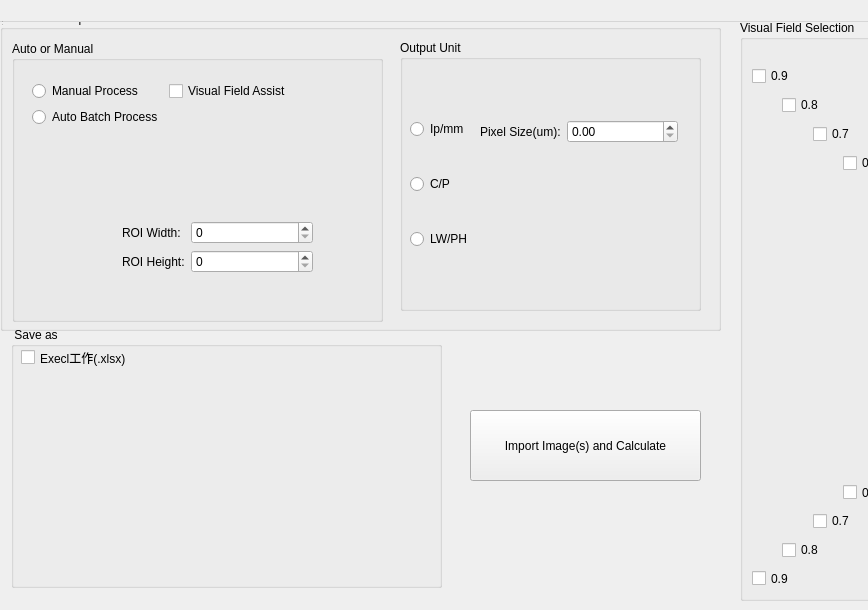
<?xml version="1.0" encoding="UTF-8"?>
<ui version="4.0">
 <class>DanLeiMTFCalc</class>
 <widget class="QWidget" name="DanLeiMTFCalc">
  <property name="geometry">
   <rect>
    <x>0</x>
    <y>0</y>
    <width>868</width>
    <height>610</height>
   </rect>
  </property>
  <property name="windowTitle">
   <string>Form</string>
  </property>
  <widget class="QWidget" name="centralwidget" native="true">
   <property name="geometry">
    <rect>
     <x>0</x>
     <y>0</y>
     <width>1361</width>
     <height>611</height>
    </rect>
   </property>
   <widget class="QGroupBox" name="groupBox">
    <property name="geometry">
     <rect>
      <x>0</x>
      <y>10</y>
      <width>721</width>
      <height>321</height>
     </rect>
    </property>
    <property name="title">
     <string>Pre-Process Options</string>
    </property>
    <widget class="QGroupBox" name="groupBox_2">
     <property name="geometry">
      <rect>
       <x>12</x>
       <y>31</y>
       <width>371</width>
       <height>281</height>
      </rect>
     </property>
     <property name="title">
      <string>Auto or Manual</string>
     </property>
     <widget class="QWidget" name="formLayoutWidget">
      <property name="geometry">
       <rect>
        <x>20</x>
        <y>40</y>
        <width>330</width>
        <height>111</height>
       </rect>
      </property>
      <layout class="QFormLayout" name="formLayout">
       <item row="0" column="0">
        <widget class="QRadioButton" name="isManualRB">
         <property name="text">
          <string>Manual Process</string>
         </property>
        </widget>
       </item>
       <item row="0" column="1">
        <widget class="QCheckBox" name="visualFieldAssistCB">
         <property name="text">
          <string>Visual Field Assist</string>
         </property>
        </widget>
       </item>
       <item row="1" column="0">
        <widget class="QRadioButton" name="isAutoRB">
         <property name="text">
          <string>Auto Batch Process</string>
         </property>
        </widget>
       </item>
      </layout>
     </widget>
     <widget class="QWidget" name="formLayoutWidget_2">
      <property name="geometry">
       <rect>
        <x>110</x>
        <y>180</y>
        <width>191</width>
        <height>71</height>
       </rect>
      </property>
      <layout class="QFormLayout" name="formLayout_2">
       <item row="0" column="0">
        <widget class="QLabel" name="label">
         <property name="text">
          <string>ROI Width:</string>
         </property>
        </widget>
       </item>
       <item row="1" column="0">
        <widget class="QLabel" name="label_2">
         <property name="text">
          <string>ROI Height:</string>
         </property>
        </widget>
       </item>
       <item row="0" column="1">
        <widget class="QSpinBox" name="ROIWSB"/>
       </item>
       <item row="1" column="1">
        <widget class="QSpinBox" name="ROIHSB"/>
       </item>
      </layout>
     </widget>
    </widget>
    <widget class="QGroupBox" name="groupBox_3">
     <property name="geometry">
      <rect>
       <x>400</x>
       <y>30</y>
       <width>301</width>
       <height>271</height>
      </rect>
     </property>
     <property name="title">
      <string>Output Unit</string>
     </property>
     <widget class="QWidget" name="verticalLayoutWidget">
      <property name="geometry">
       <rect>
        <x>10</x>
        <y>50</y>
        <width>79</width>
        <height>191</height>
       </rect>
      </property>
      <layout class="QVBoxLayout" name="verticalLayout">
       <item>
        <widget class="QRadioButton" name="ipOrMmRB">
         <property name="text">
          <string>Ip/mm</string>
         </property>
        </widget>
       </item>
       <item>
        <widget class="QRadioButton" name="CorPRB">
         <property name="text">
          <string>C/P</string>
         </property>
        </widget>
       </item>
       <item>
        <widget class="QRadioButton" name="LWOrPHRB">
         <property name="text">
          <string>LW/PH</string>
         </property>
        </widget>
       </item>
      </layout>
     </widget>
     <widget class="QWidget" name="formLayoutWidget_3">
      <property name="geometry">
       <rect>
        <x>80</x>
        <y>80</y>
        <width>198</width>
        <height>41</height>
       </rect>
      </property>
      <layout class="QFormLayout" name="formLayout_3">
       <item row="0" column="0">
        <widget class="QLabel" name="pixelSizeLB">
         <property name="text">
          <string>Pixel Size(um):</string>
         </property>
        </widget>
       </item>
       <item row="0" column="1">
        <widget class="QDoubleSpinBox" name="pixelSizeDB"/>
       </item>
      </layout>
     </widget>
    </widget>
   </widget>
   <widget class="QGroupBox" name="groupBox_4">
    <property name="geometry">
     <rect>
      <x>740</x>
      <y>20</y>
      <width>621</width>
      <height>581</height>
     </rect>
    </property>
    <property name="minimumSize">
     <size>
      <width>400</width>
      <height>500</height>
     </size>
    </property>
    <property name="title">
     <string>Visual Field Selection</string>
    </property>
    <widget class="QCheckBox" name="nw9CB">
     <property name="geometry">
      <rect>
       <x>12</x>
       <y>44</y>
       <width>49</width>
       <height>24</height>
      </rect>
     </property>
     <property name="text">
      <string>0.9</string>
     </property>
    </widget>
    <widget class="QCheckBox" name="ne9CB">
     <property name="geometry">
      <rect>
       <x>560</x>
       <y>31</y>
       <width>49</width>
       <height>22</height>
      </rect>
     </property>
     <property name="text">
      <string>0.9</string>
     </property>
    </widget>
    <widget class="QCheckBox" name="nw8CB">
     <property name="geometry">
      <rect>
       <x>42</x>
       <y>73</y>
       <width>49</width>
       <height>24</height>
      </rect>
     </property>
     <property name="text">
      <string>0.8</string>
     </property>
    </widget>
    <widget class="QCheckBox" name="ne8CB">
     <property name="geometry">
      <rect>
       <x>530</x>
       <y>60</y>
       <width>79</width>
       <height>22</height>
      </rect>
     </property>
     <property name="text">
      <string>0.8</string>
     </property>
    </widget>
    <widget class="QCheckBox" name="nw7CB">
     <property name="geometry">
      <rect>
       <x>73</x>
       <y>102</y>
       <width>49</width>
       <height>24</height>
      </rect>
     </property>
     <property name="text">
      <string>0.7</string>
     </property>
    </widget>
    <widget class="QCheckBox" name="ne7CB">
     <property name="geometry">
      <rect>
       <x>499</x>
       <y>89</y>
       <width>54</width>
       <height>22</height>
      </rect>
     </property>
     <property name="text">
      <string>0.7</string>
     </property>
    </widget>
    <widget class="QCheckBox" name="nw6CB">
     <property name="geometry">
      <rect>
       <x>103</x>
       <y>131</y>
       <width>49</width>
       <height>24</height>
      </rect>
     </property>
     <property name="text">
      <string>0.6</string>
     </property>
    </widget>
    <widget class="QCheckBox" name="ne6CB">
     <property name="geometry">
      <rect>
       <x>469</x>
       <y>118</y>
       <width>54</width>
       <height>21</height>
      </rect>
     </property>
     <property name="text">
      <string>0.6</string>
     </property>
    </widget>
    <widget class="QCheckBox" name="nw5CB">
     <property name="geometry">
      <rect>
       <x>134</x>
       <y>159</y>
       <width>49</width>
       <height>24</height>
      </rect>
     </property>
     <property name="text">
      <string>0.5</string>
     </property>
    </widget>
    <widget class="QCheckBox" name="ne5CB">
     <property name="geometry">
      <rect>
       <x>438</x>
       <y>146</y>
       <width>54</width>
       <height>22</height>
      </rect>
     </property>
     <property name="text">
      <string>0.5</string>
     </property>
    </widget>
    <widget class="QCheckBox" name="nw4CB">
     <property name="geometry">
      <rect>
       <x>164</x>
       <y>188</y>
       <width>49</width>
       <height>24</height>
      </rect>
     </property>
     <property name="text">
      <string>0.4</string>
     </property>
    </widget>
    <widget class="QCheckBox" name="ne4CB">
     <property name="geometry">
      <rect>
       <x>408</x>
       <y>175</y>
       <width>54</width>
       <height>22</height>
      </rect>
     </property>
     <property name="text">
      <string>0.4</string>
     </property>
    </widget>
    <widget class="QCheckBox" name="nw3CB">
     <property name="geometry">
      <rect>
       <x>195</x>
       <y>217</y>
       <width>49</width>
       <height>24</height>
      </rect>
     </property>
     <property name="text">
      <string>0.3</string>
     </property>
    </widget>
    <widget class="QCheckBox" name="ne3CB">
     <property name="geometry">
      <rect>
       <x>377</x>
       <y>204</y>
       <width>54</width>
       <height>21</height>
      </rect>
     </property>
     <property name="text">
      <string>0.3</string>
     </property>
    </widget>
    <widget class="QCheckBox" name="nw2CB">
     <property name="geometry">
      <rect>
       <x>225</x>
       <y>245</y>
       <width>49</width>
       <height>24</height>
      </rect>
     </property>
     <property name="text">
      <string>0.2</string>
     </property>
    </widget>
    <widget class="QCheckBox" name="ne2CB">
     <property name="geometry">
      <rect>
       <x>347</x>
       <y>232</y>
       <width>54</width>
       <height>22</height>
      </rect>
     </property>
     <property name="text">
      <string>0.2</string>
     </property>
    </widget>
    <widget class="QCheckBox" name="nw1CB">
     <property name="geometry">
      <rect>
       <x>256</x>
       <y>274</y>
       <width>49</width>
       <height>24</height>
      </rect>
     </property>
     <property name="text">
      <string>0.1</string>
     </property>
    </widget>
    <widget class="QCheckBox" name="ne1CB">
     <property name="geometry">
      <rect>
       <x>316</x>
       <y>261</y>
       <width>54</width>
       <height>22</height>
      </rect>
     </property>
     <property name="text">
      <string>0.1</string>
     </property>
    </widget>
    <widget class="QCheckBox" name="c0CB">
     <property name="geometry">
      <rect>
       <x>286</x>
       <y>290</y>
       <width>54</width>
       <height>21</height>
      </rect>
     </property>
     <property name="text">
      <string>0</string>
     </property>
    </widget>
    <widget class="QCheckBox" name="sw1CB">
     <property name="geometry">
      <rect>
       <x>256</x>
       <y>318</y>
       <width>53</width>
       <height>22</height>
      </rect>
     </property>
     <property name="text">
      <string>0.1</string>
     </property>
    </widget>
    <widget class="QCheckBox" name="se1CB">
     <property name="geometry">
      <rect>
       <x>316</x>
       <y>331</y>
       <width>49</width>
       <height>24</height>
      </rect>
     </property>
     <property name="text">
      <string>0.1</string>
     </property>
    </widget>
    <widget class="QCheckBox" name="sw2CB">
     <property name="geometry">
      <rect>
       <x>225</x>
       <y>347</y>
       <width>54</width>
       <height>22</height>
      </rect>
     </property>
     <property name="text">
      <string>0.2</string>
     </property>
    </widget>
    <widget class="QCheckBox" name="se2CB">
     <property name="geometry">
      <rect>
       <x>347</x>
       <y>360</y>
       <width>49</width>
       <height>24</height>
      </rect>
     </property>
     <property name="text">
      <string>0.2</string>
     </property>
    </widget>
    <widget class="QCheckBox" name="sw3CB">
     <property name="geometry">
      <rect>
       <x>195</x>
       <y>376</y>
       <width>54</width>
       <height>21</height>
      </rect>
     </property>
     <property name="text">
      <string>0.3</string>
     </property>
    </widget>
    <widget class="QCheckBox" name="se3CB">
     <property name="geometry">
      <rect>
       <x>377</x>
       <y>389</y>
       <width>49</width>
       <height>24</height>
      </rect>
     </property>
     <property name="text">
      <string>0.3</string>
     </property>
    </widget>
    <widget class="QCheckBox" name="sw4CB">
     <property name="geometry">
      <rect>
       <x>164</x>
       <y>404</y>
       <width>54</width>
       <height>22</height>
      </rect>
     </property>
     <property name="text">
      <string>0.4</string>
     </property>
    </widget>
    <widget class="QCheckBox" name="se4CB">
     <property name="geometry">
      <rect>
       <x>408</x>
       <y>417</y>
       <width>49</width>
       <height>24</height>
      </rect>
     </property>
     <property name="text">
      <string>0.4</string>
     </property>
    </widget>
    <widget class="QCheckBox" name="sw5CB">
     <property name="geometry">
      <rect>
       <x>134</x>
       <y>433</y>
       <width>54</width>
       <height>22</height>
      </rect>
     </property>
     <property name="text">
      <string>0.5</string>
     </property>
    </widget>
    <widget class="QCheckBox" name="se5CB">
     <property name="geometry">
      <rect>
       <x>438</x>
       <y>446</y>
       <width>49</width>
       <height>24</height>
      </rect>
     </property>
     <property name="text">
      <string>0.5</string>
     </property>
    </widget>
    <widget class="QCheckBox" name="sw6CB">
     <property name="geometry">
      <rect>
       <x>103</x>
       <y>462</y>
       <width>54</width>
       <height>21</height>
      </rect>
     </property>
     <property name="text">
      <string>0.6</string>
     </property>
    </widget>
    <widget class="QCheckBox" name="se6CB">
     <property name="geometry">
      <rect>
       <x>469</x>
       <y>475</y>
       <width>49</width>
       <height>24</height>
      </rect>
     </property>
     <property name="text">
      <string>0.6</string>
     </property>
    </widget>
    <widget class="QCheckBox" name="sw7CB">
     <property name="geometry">
      <rect>
       <x>73</x>
       <y>490</y>
       <width>54</width>
       <height>22</height>
      </rect>
     </property>
     <property name="text">
      <string>0.7</string>
     </property>
    </widget>
    <widget class="QCheckBox" name="se7CB">
     <property name="geometry">
      <rect>
       <x>499</x>
       <y>503</y>
       <width>49</width>
       <height>24</height>
      </rect>
     </property>
     <property name="text">
      <string>0.7</string>
     </property>
    </widget>
    <widget class="QCheckBox" name="sw8CB">
     <property name="geometry">
      <rect>
       <x>42</x>
       <y>519</y>
       <width>54</width>
       <height>22</height>
      </rect>
     </property>
     <property name="text">
      <string>0.8</string>
     </property>
    </widget>
    <widget class="QCheckBox" name="se8CB">
     <property name="geometry">
      <rect>
       <x>530</x>
       <y>532</y>
       <width>49</width>
       <height>24</height>
      </rect>
     </property>
     <property name="text">
      <string>0.8</string>
     </property>
    </widget>
    <widget class="QCheckBox" name="sw9CB">
     <property name="geometry">
      <rect>
       <x>12</x>
       <y>548</y>
       <width>54</width>
       <height>21</height>
      </rect>
     </property>
     <property name="text">
      <string>0.9</string>
     </property>
    </widget>
    <widget class="QCheckBox" name="se9CB">
     <property name="geometry">
      <rect>
       <x>560</x>
       <y>548</y>
       <width>49</width>
       <height>21</height>
      </rect>
     </property>
     <property name="text">
      <string>0.9</string>
     </property>
    </widget>
   </widget>
   <widget class="QPushButton" name="pushButton">
    <property name="geometry">
     <rect>
      <x>470</x>
      <y>410</y>
      <width>231</width>
      <height>71</height>
     </rect>
    </property>
    <property name="text">
     <string>Import Image(s) and Calculate</string>
    </property>
   </widget>
   <widget class="QGroupBox" name="groupBox_5">
    <property name="geometry">
     <rect>
      <x>11</x>
      <y>327</y>
      <width>431</width>
      <height>261</height>
     </rect>
    </property>
    <property name="title">
     <string> Save as</string>
    </property>
    <widget class="QCheckBox" name="isSaveCheck">
     <property name="geometry">
      <rect>
       <x>10</x>
       <y>20</y>
       <width>141</width>
       <height>21</height>
      </rect>
     </property>
     <property name="text">
      <string>Execl工作(.xlsx)</string>
     </property>
    </widget>
   </widget>
  </widget>
  <widget class="QMenuBar" name="menubar">
   <property name="geometry">
    <rect>
     <x>0</x>
     <y>0</y>
     <width>1400</width>
     <height>22</height>
    </rect>
   </property>
  </widget>
  <widget class="QStatusBar" name="statusbar">
   <property name="geometry">
    <rect>
     <x>0</x>
     <y>0</y>
     <width>3</width>
     <height>27</height>
    </rect>
   </property>
  </widget>
 </widget>
 <resources/>
 <connections/>
</ui>
